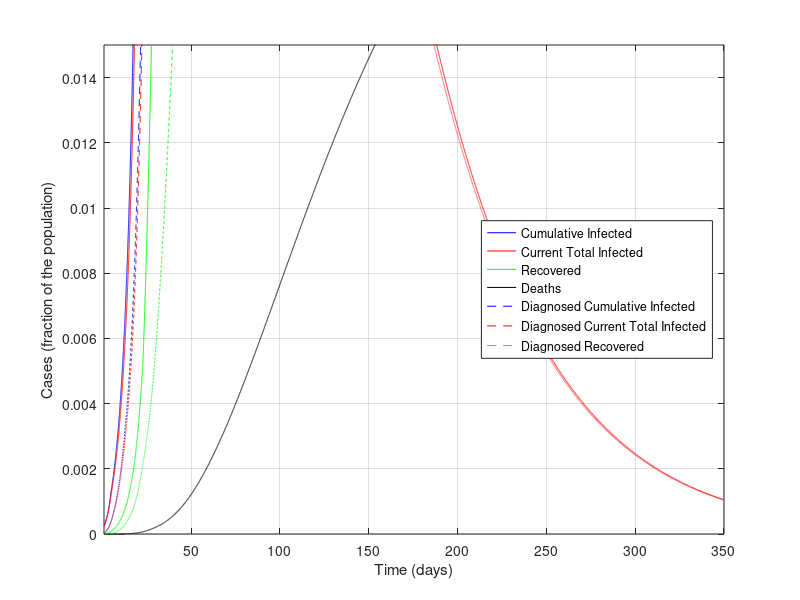
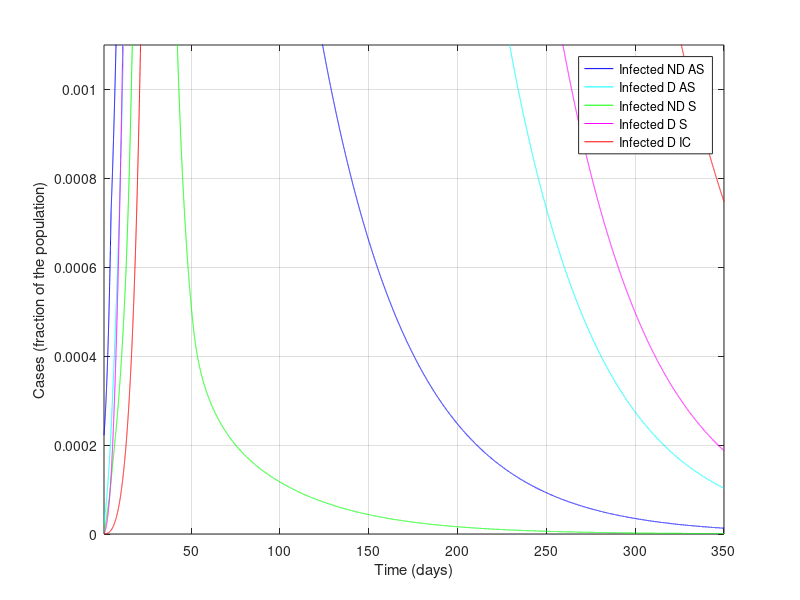

MATLAB code to generate these figures, in order:
%%%%%%%%%%%%%%%%%%%%%%%%%%%%%%%%%%%%%%%%
%%%%%%%%%%%%%%%%%%%%%%%%%%%%%%%%%%%%%%%%
% MATLAB Code for epidemic simulations with the SIDARTHE model in the work
%
% Modelling the COVID-19 epidemic and implementation of population-wide interventions in Italy
% by Giulia Giordano, Franco Blanchini, Raffaele Bruno, Patrizio Colaneri, Alessandro Di Filippo, Angela Di Matteo, Marta Colaneri
%
% Giulia Giordano, April 5, 2020
% Contact: giulia.giordano@unitn.it
%%%%%%%%%%%%%%%%%%%%%%%%%%%%%%%%%%%%%%%%
%%%%%%%%%%%%%%%%%%%%%%%%%%%%%%%%%%%%%%%%

clear all
close all
clc

%%%%%%%%%%%%%%%%%%%%%%%%%%%%%%%%%%%%%%%%
% DATA
%%%%%%%%%%%%%%%%%%%%%%%%%%%%%%%%%%%%%%%%

% Pernambuco population
popolazione=9e5;

%%%%%%%%%%%%%%%%%%%%%%%%%%%%%%%%%%%%%%%%
% PARAMETERS
%%%%%%%%%%%%%%%%%%%%%%%%%%%%%%%%%%%%%%%%

% Simulation horizon: CAN BE MODIFIED AT ONE'S WILL
Orizzonte = 350;

% Plot yes/no: SET TO 1 IF PDF FIGURES MUST BE GENERATED, 0 OTHERWISE
plotPDF = 0;

% Time-step for Euler discretisation of the continuous-time system
step=0.01;

% Transmission rate due to contacts with UNDETECTED asymptomatic infected
alfa=0.57;
% Transmission rate due to contacts with DETECTED asymptomatic infected
beta=0.0114;
% Transmission rate due to contacts with UNDETECTED symptomatic infected
gamma=0.456;
% Transmission rate due to contacts with DETECTED symptomatic infected
delta=0.0114;

% Detection rate for ASYMPTOMATIC
epsilon=0.171;
% Detection rate for SYMPTOMATIC
theta=0.3705;

% Worsening rate: UNDETECTED asymptomatic infected becomes symptomatic
zeta=0.1254;
% Worsening rate: DETECTED asymptomatic infected becomes symptomatic
eta=0.1254;

% Worsening rate: UNDETECTED symptomatic infected develop life-threatening
% symptoms
mu=0.0171;
% Worsening rate: DETECTED symptomatic infected develop life-threatening
% symptoms
nu=0.0274;

% Mortality rate for infected with life-threatening symptoms
tau=0.01;

% Recovery rate for undetected asymptomatic infected
lambda=0.0342;
% Recovery rate for detected asymptomatic infected
rho=0.0342;
% Recovery rate for undetected symptomatic infected
kappa=0.0171;
% Recovery rate for detected symptomatic infected
xi=0.0171;
% Recovery rate for life-threatened symptomatic infected
sigma=0.0171;

% Rate of loss of immunity
ki=0;

%%%%%%%%%%%%%%%%%%%%%%%%%%%%%%%%%%%%%%%%
% DEFINITIONS
%%%%%%%%%%%%%%%%%%%%%%%%%%%%%%%%%%%%%%%%

% Parameters
r1=epsilon+zeta+lambda;
r2=eta+rho;
r3=theta+mu+kappa;
r4=nu+xi;
r5=sigma+tau;

% Initial R0
R0_iniziale=alfa/r1+beta*epsilon/(r1*r2)+gamma*zeta/(r1*r3)+delta*eta*epsilon/(r1*r2*r4)+delta*zeta*theta/(r1*r3*r4)

% Time horizon
t=1:step:Orizzonte;

% Vectors for time evolution of variables
S=zeros(1,length(t));
I=zeros(1,length(t));
D=zeros(1,length(t));
A=zeros(1,length(t));
R=zeros(1,length(t));
T=zeros(1,length(t));
H=zeros(1,length(t));
H_diagnosticati=zeros(1,length(t)); % DIAGNOSED recovered only!
E=zeros(1,length(t));

% Vectors for time evolution of actual/perceived Case Fatality Rate
M=zeros(1,length(t));
P=zeros(1,length(t));

%%%%%%%%%%%%%%%%%%%%%%%%%%%%%%%%%%%%%%%%
% INITIAL CONDITIONS
%%%%%%%%%%%%%%%%%%%%%%%%%%%%%%%%%%%%%%%%

I(1)=200/popolazione;
D(1)=20/popolazione;
A(1)=1/popolazione;
R(1)=2/popolazione;
T(1)=0.00;
H(1)=0.00;
E(1)=0.00;
S(1)=1-I(1)-D(1)-A(1)-R(1)-T(1)-H(1)-E(1);

H_diagnosticati(1) = 0.00; % DIAGNOSED recovered only
Infetti_reali(1)=I(1)+D(1)+A(1)+R(1)+T(1); % Actual currently infected

M(1)=0;
P(1)=0;

% Whole state vector
x=[S(1);I(1);D(1);A(1);R(1);T(1);H(1);E(1);H_diagnosticati(1);Infetti_reali(1)];

%%%%%%%%%%%%%%%%%%%%%%%%%%%%%%%%%%%%%%%%
% SIMULATION
%%%%%%%%%%%%%%%%%%%%%%%%%%%%%%%%%%%%%%%%

% "Control" binary variables to compute the new R0 every time a policy has
% changed the parameters
plottato = 0;
plottato1 = 0;
plottato_bis = 0;
plottato_tris = 0;
plottato_quat = 0;
plottato_fin = 0;

for i=2:length(t)

    if (i>4/step) % Basic social distancing (awareness, schools closed)
        alfa=0.4218;
        gamma=0.285;
        beta = 0.0057;
        delta=0.0057;
        if plottato == 0 % Compute the new R0
            r1=epsilon+zeta+lambda;
            r2=eta+rho;
            r3=theta+mu+kappa;
            r4=nu+xi;
            r5=sigma+tau;
            R0_primemisure=alfa/r1+beta*epsilon/(r1*r2)+gamma*zeta/(r1*r3)+delta*eta*epsilon/(r1*r2*r4)+delta*zeta*theta/(r1*r3*r4)
            plottato = 1;
        end
    end

    if (i>12/step)
        % Screening limited to / focused on symptomatic subjects
        epsilon=0.1425;
        if plottato1 == 0
            r1=epsilon+zeta+lambda;
            r2=eta+rho;
            r3=theta+mu+kappa;
            r4=nu+xi;
            r5=sigma+tau;
            R0_primemisureeps=alfa/r1+beta*epsilon/(r1*r2)+gamma*zeta/(r1*r3)+delta*eta*epsilon/(r1*r2*r4)+delta*zeta*theta/(r1*r3*r4)
            plottato1 = 1;
        end
    end

    if (i>22/step) % Social distancing: lockdown, mild effect

        alfa=0.36;
        beta=0.005;
        gamma=0.2;
        delta=0.005;

        mu = 0.008;
        nu = 0.015;

        zeta=0.034;
        eta=0.034;

        lambda=0.08;
        rho=0.0171;
        kappa=0.0171;
        xi=0.0171;
        sigma=0.0171;

        if plottato_bis == 0 % Compute the new R0
            r1=epsilon+zeta+lambda;
            r2=eta+rho;
            r3=theta+mu+kappa;
            r4=nu+xi;
            r5=sigma+tau;
            R0_secondemisure=(alfa*r2*r3*r4+epsilon*beta*r3*r4+gamma*zeta*r2*r4+delta*eta*epsilon*r3+delta*zeta*theta*r2)/(r1*r2*r3*r4)
            plottato_bis = 1;
        end
    end

    if (i>28/step) % Social distancing: lockdown, strong effect

        alfa=0.21;
        gamma=0.11;

        if plottato_tris == 0 % Compute the new R0
            r1=epsilon+zeta+lambda;
            r2=eta+rho;
            r3=theta+mu+kappa;
            r4=nu+xi;
            r5=sigma+tau;
            R0_terzemisure=(alfa*r2*r3*r4+epsilon*beta*r3*r4+gamma*zeta*r2*r4+delta*eta*epsilon*r3+delta*zeta*theta*r2)/(r1*r2*r3*r4)
            plottato_tris = 1;
        end
    end


    if (i>38/step) % Broader diagnosis campaign

        epsilon = 0.2;
        rho=0.02;
        kappa=0.02;
        xi=0.02;
        sigma=0.01;

        zeta=0.025;
        eta=0.025;

        if plottato_quat == 0 % Compute the new R0
            r1=epsilon+zeta+lambda;
            r2=eta+rho;
            r3=theta+mu+kappa;
            r4=nu+xi;
            r5=sigma+tau;
            R0_quartemisure=(alfa*r2*r3*r4+epsilon*beta*r3*r4+gamma*zeta*r2*r4+delta*eta*epsilon*r3+delta*zeta*theta*r2)/(r1*r2*r3*r4)
            plottato_quat = 1;
        end
    end

    % OUTLOOK: to EXPLORE POSSIBLE SCENARIOS,
    % change the parameters (after 50 days)
    if (i>50/step)

        alfa=0.2100*1.2;
        beta=0.0050*1;
        gamma=0.1100*1;
        delta=0.0050*1;

        epsilon= 0.2000*1;
        theta = 0.3705*1;

        zeta = 0.0250*1;
        eta  = 0.0250*1;

        mu  = 0.008*1;
        nu   = 0.0150*1;

        tau   = 0.0100*1;

        lambda   = 0.0800*1;
        rho  = 0.0200*1;
        kappa  = 0.0200*1;
        xi  = 0.0200*1;
        sigma = 0.0100*1;

        ki=0;

        if plottato_fin == 0 % Compute the new R0
            r1=epsilon+zeta+lambda;
            r2=eta+rho;
            r3=theta+mu+kappa;
            r4=nu+xi;
            r5=sigma+tau;
            R0_final=(alfa*r2*r3*r4+epsilon*beta*r3*r4+gamma*zeta*r2*r4+delta*eta*epsilon*r3+delta*zeta*theta*r2)/(r1*r2*r3*r4)
            plottato_fin = 1;
        end

    end

    % Compute the system evolution

    B=[-alfa*x(2)-beta*x(3)-gamma*x(4)-delta*x(5) 0 0 0 0 0 ki 0 0 0;
        alfa*x(2)+beta*x(3)+gamma*x(4)+delta*x(5) -(epsilon+zeta+lambda) 0 0 0 0 0 0 0 0;
        0 epsilon  -(eta+rho) 0 0 0 0 0 0 0;
        0 zeta 0 -(theta+mu+kappa) 0 0 0 0 0 0;
        0 0 eta theta -(nu+xi) 0 0 0 0 0;
        0 0 0 mu nu  -(sigma+tau) 0 0 0 0;
        0 lambda rho kappa xi sigma -ki 0 0 0;
        0 0 0 0 0 tau 0 0 0 0;
        0 0 rho 0 xi sigma 0 0 0 0;
        alfa*x(2)+beta*x(3)+gamma*x(4)+delta*x(5) 0 0 0 0 0 0 0 0 0];
    x=x+B*x*step;

    % Update variables

    S(i)=x(1);
    I(i)=x(2);
    D(i)=x(3);
    A(i)=x(4);
    R(i)=x(5);
    T(i)=x(6);
    H(i)=x(7);
    E(i)=x(8);

    H_diagnosticati(i)=x(9);
    Infetti_reali(i)=x(10);

    % Update Case Fatality Rate

    M(i)=E(i)/(S(1)-S(i));
    P(i)=E(i)/((epsilon*r3+(theta+mu)*zeta)*(I(1)+S(1)-I(i)-S(i))/(r1*r3)+(theta+mu)*(A(1)-A(i))/r3);

end

%%%%%%%%%%%%%%%%%%%%%%%%%%%%%%%%%%%%%%%%
% FINAL VALUES
%%%%%%%%%%%%%%%%%%%%%%%%%%%%%%%%%%%%%%%%

% Variables
Sbar=S(length(t));
Ibar=I(length(t));
Dbar=D(length(t));
Abar=A(length(t));
Rbar=R(length(t));
Tbar=T(length(t));
Hbar=H(length(t));
Ebar=E(length(t));

% Case fatality rate
Mbar=M(length(t));
Pbar=P(length(t));

% Case fatality rate from formulas
Mbar1=Ebar/(S(1)-Sbar);
Pbar1=Ebar/((epsilon*r3+(theta+mu)*zeta)*(I(1)+S(1)-Sbar-Ibar)/(r1*r3)+(theta+mu)*(A(1)-Abar)/r3);

%%%%%%%%%%%%%%%%%%%%%%%%%%%%%%%%%%%%%%%%
% FIGURES
%%%%%%%%%%%%%%%%%%%%%%%%%%%%%%%%%%%%%%%%

figure
plot(t,Infetti_reali,'b',t,I+D+A+R+T,'r',t,H,'g',t,E,'k')
hold on
plot(t,D+R+T+E+H_diagnosticati,'--b',t,D+R+T,'--r',t,H_diagnosticati,'--g')
xlim([t(1) t(end)])
ylim([0 0.015])
%title('Actual vs. Diagnosed Epidemic Evolution')
xlabel('Time (days)')
ylabel('Cases (fraction of the population)')
legend({'Cumulative Infected','Current Total Infected', 'Recovered', 'Deaths','Diagnosed Cumulative Infected','Diagnosed Current Total Infected', 'Diagnosed Recovered'},'Location','east')
grid

if plotPDF==1
    set(gcf, 'PaperUnits', 'centimeters');
    set(gcf, 'PaperPosition', [0 0 24 16]);
    set(gcf, 'PaperSize', [24 16]); % dimension on x axis and y axis resp.
    print(gcf,'-dpdf', ['PanoramicaEpidemiaRealevsPercepita.pdf'])
end
%

figure
plot(t,I,'b',t,D,'c',t,A,'g',t,R,'m',t,T,'r')
xlim([t(1) t(end)])
ylim([0 1.1e-3])
%title('Infected, different stages, Diagnosed vs. Non Diagnosed')
xlabel('Time (days)')
ylabel('Cases (fraction of the population)')
legend({'Infected ND AS', 'Infected D AS', 'Infected ND S', 'Infected D S', 'Infected D IC'},'Location','northeast')
grid

if plotPDF==1
    set(gcf, 'PaperUnits', 'centimeters');
    set(gcf, 'PaperPosition', [0 0 24 16]);
    set(gcf, 'PaperSize', [24 16]); % dimension on x axis and y axis resp.
    print(gcf,'-dpdf', ['SuddivisioneInfetti.pdf'])
end
